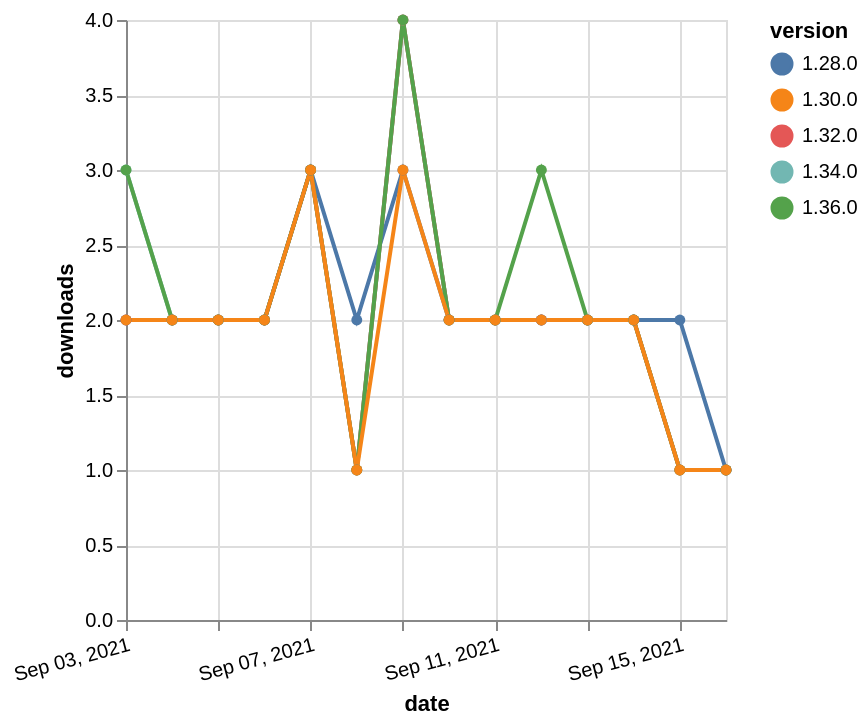

The specification (Vega-Lite) saved for this image:
### Vega-Lite specification from a JSON file in a GitHub repository (floating-point values rounded to 4 significant figures)
{"$schema": "https://vega.github.io/schema/vega-lite/v5.json", "description": "A simple bar chart with embedded data.", "data": {"values": [{"date": "2021-09-03", "total": 1631, "delta": 3, "version": "1.34.0"}, {"date": "2021-09-04", "total": 1633, "delta": 2, "version": "1.34.0"}, {"date": "2021-09-05", "total": 1635, "delta": 2, "version": "1.34.0"}, {"date": "2021-09-06", "total": 1637, "delta": 2, "version": "1.34.0"}, {"date": "2021-09-07", "total": 1640, "delta": 3, "version": "1.34.0"}, {"date": "2021-09-08", "total": 1641, "delta": 1, "version": "1.34.0"}, {"date": "2021-09-09", "total": 1645, "delta": 4, "version": "1.34.0"}, {"date": "2021-09-10", "total": 1647, "delta": 2, "version": "1.34.0"}, {"date": "2021-09-11", "total": 1649, "delta": 2, "version": "1.34.0"}, {"date": "2021-09-12", "total": 1651, "delta": 2, "version": "1.34.0"}, {"date": "2021-09-13", "total": 1653, "delta": 2, "version": "1.34.0"}, {"date": "2021-09-14", "total": 1655, "delta": 2, "version": "1.34.0"}, {"date": "2021-09-15", "total": 1656, "delta": 1, "version": "1.34.0"}, {"date": "2021-09-16", "total": 1657, "delta": 1, "version": "1.34.0"}, {"date": "2021-09-03", "total": 2024, "delta": 2, "version": "1.32.0"}, {"date": "2021-09-04", "total": 2026, "delta": 2, "version": "1.32.0"}, {"date": "2021-09-05", "total": 2028, "delta": 2, "version": "1.32.0"}, {"date": "2021-09-06", "total": 2030, "delta": 2, "version": "1.32.0"}, {"date": "2021-09-07", "total": 2033, "delta": 3, "version": "1.32.0"}, {"date": "2021-09-08", "total": 2034, "delta": 1, "version": "1.32.0"}, {"date": "2021-09-09", "total": 2038, "delta": 4, "version": "1.32.0"}, {"date": "2021-09-10", "total": 2040, "delta": 2, "version": "1.32.0"}, {"date": "2021-09-11", "total": 2042, "delta": 2, "version": "1.32.0"}, {"date": "2021-09-12", "total": 2044, "delta": 2, "version": "1.32.0"}, {"date": "2021-09-13", "total": 2046, "delta": 2, "version": "1.32.0"}, {"date": "2021-09-14", "total": 2048, "delta": 2, "version": "1.32.0"}, {"date": "2021-09-15", "total": 2049, "delta": 1, "version": "1.32.0"}, {"date": "2021-09-16", "total": 2050, "delta": 1, "version": "1.32.0"}, {"date": "2021-09-03", "total": 2341, "delta": 2, "version": "1.28.0"}, {"date": "2021-09-04", "total": 2343, "delta": 2, "version": "1.28.0"}, {"date": "2021-09-05", "total": 2345, "delta": 2, "version": "1.28.0"}, {"date": "2021-09-06", "total": 2347, "delta": 2, "version": "1.28.0"}, {"date": "2021-09-07", "total": 2350, "delta": 3, "version": "1.28.0"}, {"date": "2021-09-08", "total": 2352, "delta": 2, "version": "1.28.0"}, {"date": "2021-09-09", "total": 2355, "delta": 3, "version": "1.28.0"}, {"date": "2021-09-10", "total": 2357, "delta": 2, "version": "1.28.0"}, {"date": "2021-09-11", "total": 2359, "delta": 2, "version": "1.28.0"}, {"date": "2021-09-12", "total": 2361, "delta": 2, "version": "1.28.0"}, {"date": "2021-09-13", "total": 2363, "delta": 2, "version": "1.28.0"}, {"date": "2021-09-14", "total": 2365, "delta": 2, "version": "1.28.0"}, {"date": "2021-09-15", "total": 2367, "delta": 2, "version": "1.28.0"}, {"date": "2021-09-16", "total": 2368, "delta": 1, "version": "1.28.0"}, {"date": "2021-09-03", "total": 1453, "delta": 3, "version": "1.36.0"}, {"date": "2021-09-04", "total": 1455, "delta": 2, "version": "1.36.0"}, {"date": "2021-09-05", "total": 1457, "delta": 2, "version": "1.36.0"}, {"date": "2021-09-06", "total": 1459, "delta": 2, "version": "1.36.0"}, {"date": "2021-09-07", "total": 1462, "delta": 3, "version": "1.36.0"}, {"date": "2021-09-08", "total": 1463, "delta": 1, "version": "1.36.0"}, {"date": "2021-09-09", "total": 1467, "delta": 4, "version": "1.36.0"}, {"date": "2021-09-10", "total": 1469, "delta": 2, "version": "1.36.0"}, {"date": "2021-09-11", "total": 1471, "delta": 2, "version": "1.36.0"}, {"date": "2021-09-12", "total": 1474, "delta": 3, "version": "1.36.0"}, {"date": "2021-09-13", "total": 1476, "delta": 2, "version": "1.36.0"}, {"date": "2021-09-14", "total": 1478, "delta": 2, "version": "1.36.0"}, {"date": "2021-09-15", "total": 1479, "delta": 1, "version": "1.36.0"}, {"date": "2021-09-16", "total": 1480, "delta": 1, "version": "1.36.0"}, {"date": "2021-09-03", "total": 2255, "delta": 2, "version": "1.30.0"}, {"date": "2021-09-04", "total": 2257, "delta": 2, "version": "1.30.0"}, {"date": "2021-09-05", "total": 2259, "delta": 2, "version": "1.30.0"}, {"date": "2021-09-06", "total": 2261, "delta": 2, "version": "1.30.0"}, {"date": "2021-09-07", "total": 2264, "delta": 3, "version": "1.30.0"}, {"date": "2021-09-08", "total": 2265, "delta": 1, "version": "1.30.0"}, {"date": "2021-09-09", "total": 2268, "delta": 3, "version": "1.30.0"}, {"date": "2021-09-10", "total": 2270, "delta": 2, "version": "1.30.0"}, {"date": "2021-09-11", "total": 2272, "delta": 2, "version": "1.30.0"}, {"date": "2021-09-12", "total": 2274, "delta": 2, "version": "1.30.0"}, {"date": "2021-09-13", "total": 2276, "delta": 2, "version": "1.30.0"}, {"date": "2021-09-14", "total": 2278, "delta": 2, "version": "1.30.0"}, {"date": "2021-09-15", "total": 2279, "delta": 1, "version": "1.30.0"}, {"date": "2021-09-16", "total": 2280, "delta": 1, "version": "1.30.0"}]}, "width": "container", "mark": {"type": "line", "point": {"filled": true}}, "encoding": {"x": {"field": "date", "type": "temporal", "timeUnit": "yearmonthdate", "title": "date", "axis": {"labelAngle": -15}}, "y": {"field": "delta", "type": "quantitative", "title": "downloads"}, "color": {"field": "version", "type": "nominal"}, "tooltip": {"field": "delta"}}}
